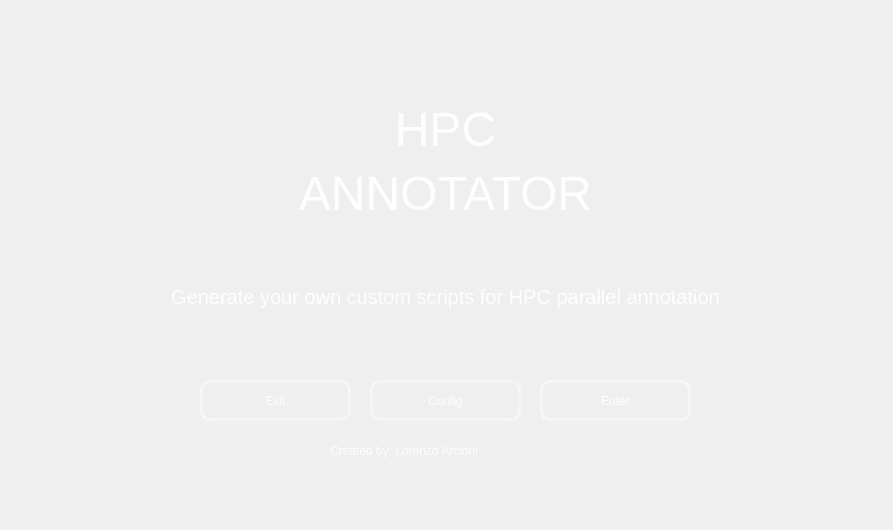
<?xml version="1.0" encoding="UTF-8"?>
<ui version="4.0">
 <class>Form</class>
 <widget class="QWidget" name="Form">
  <property name="enabled">
   <bool>true</bool>
  </property>
  <property name="geometry">
   <rect>
    <x>0</x>
    <y>0</y>
    <width>893</width>
    <height>530</height>
   </rect>
  </property>
  <property name="minimumSize">
   <size>
    <width>893</width>
    <height>530</height>
   </size>
  </property>
  <property name="maximumSize">
   <size>
    <width>893</width>
    <height>530</height>
   </size>
  </property>
  <property name="mouseTracking">
   <bool>false</bool>
  </property>
  <property name="windowTitle">
   <string notr="true"/>
  </property>
  <property name="windowOpacity">
   <double>1.000000000000000</double>
  </property>
  <property name="autoFillBackground">
   <bool>false</bool>
  </property>
  <property name="styleSheet">
   <string notr="true">QProgressBar {
     border: 2px solid white;
     border-radius: 5px;
     background: transparent;
}
QProgressBar::chunk {
    background-color: rgba(127,80,32,100);
    width: 20px;
}</string>
  </property>
  <widget class="QLabel" name="label">
   <property name="geometry">
    <rect>
     <x>0</x>
     <y>90</y>
     <width>891</width>
     <height>121</height>
    </rect>
   </property>
   <property name="layoutDirection">
    <enum>Qt::LeftToRight</enum>
   </property>
   <property name="autoFillBackground">
    <bool>false</bool>
   </property>
   <property name="styleSheet">
    <string notr="true">background: transparent;
color: #ffffff;
font: 75 40pt &quot;Georgia&quot;;
font-size: 48px; 
font-weight: 300; 
line-height: 58px;
margin: 0 0 58px;

</string>
   </property>
   <property name="text">
    <string>HPC</string>
   </property>
   <property name="textFormat">
    <enum>Qt::AutoText</enum>
   </property>
   <property name="alignment">
    <set>Qt::AlignHCenter|Qt::AlignTop</set>
   </property>
  </widget>
  <widget class="QLabel" name="label_2">
   <property name="geometry">
    <rect>
     <x>0</x>
     <y>150</y>
     <width>891</width>
     <height>141</height>
    </rect>
   </property>
   <property name="layoutDirection">
    <enum>Qt::LeftToRight</enum>
   </property>
   <property name="autoFillBackground">
    <bool>false</bool>
   </property>
   <property name="styleSheet">
    <string notr="true">background: transparent;
color: #ffffff;
font: 75 40pt &quot;Georgia&quot;;
font-size: 48px; 
font-weight: 300; 
line-height: 58px;
margin: 0 0 58px;

</string>
   </property>
   <property name="text">
    <string>ANNOTATOR</string>
   </property>
   <property name="textFormat">
    <enum>Qt::AutoText</enum>
   </property>
   <property name="alignment">
    <set>Qt::AlignBottom|Qt::AlignHCenter</set>
   </property>
  </widget>
  <widget class="QLabel" name="label_3">
   <property name="geometry">
    <rect>
     <x>-16</x>
     <y>-15</y>
     <width>911</width>
     <height>531</height>
    </rect>
   </property>
   <property name="styleSheet">
    <string notr="true">border: None;
background-color: transparent;
background-image: url(:/root/icons/bg-splash.png);</string>
   </property>
   <property name="text">
    <string/>
   </property>
  </widget>
  <widget class="QLabel" name="label_4">
   <property name="geometry">
    <rect>
     <x>330</x>
     <y>440</y>
     <width>231</width>
     <height>21</height>
    </rect>
   </property>
   <property name="styleSheet">
    <string notr="true">color: white;
font: italic 10pt &quot;Georgia&quot;;</string>
   </property>
   <property name="text">
    <string>Created by: Lorenzo Arcioni</string>
   </property>
  </widget>
  <widget class="QLabel" name="label_5">
   <property name="geometry">
    <rect>
     <x>0</x>
     <y>270</y>
     <width>891</width>
     <height>111</height>
    </rect>
   </property>
   <property name="styleSheet">
    <string notr="true">background: transparent;
color: #ffffff;
font: 75 20pt &quot;Georgia&quot;;
font-size:20px; 
font-weight: 300; 
line-height: 58px;
margin: 0 0 58px;</string>
   </property>
   <property name="text">
    <string>Generate your own custom scripts for HPC parallel annotation</string>
   </property>
   <property name="alignment">
    <set>Qt::AlignCenter</set>
   </property>
  </widget>
  <widget class="QPushButton" name="enter">
   <property name="geometry">
    <rect>
     <x>540</x>
     <y>380</y>
     <width>151</width>
     <height>41</height>
    </rect>
   </property>
   <property name="cursor">
    <cursorShape>PointingHandCursor</cursorShape>
   </property>
   <property name="styleSheet">
    <string notr="true">QPushButton{
background: transparent;
color: white;
font: 14pt &quot;Georgia&quot;;
border: 3px solid rgba(255, 255, 255, 100);
border-radius: 10px 10px;
}
QPushButton:hover
{
   background-color: rgba(0, 0, 0, 100);
   border: 3px solid rgba(255, 255, 255, 50);
}
</string>
   </property>
   <property name="text">
    <string>Enter</string>
   </property>
  </widget>
  <widget class="QPushButton" name="exit">
   <property name="geometry">
    <rect>
     <x>200</x>
     <y>380</y>
     <width>151</width>
     <height>41</height>
    </rect>
   </property>
   <property name="cursor">
    <cursorShape>PointingHandCursor</cursorShape>
   </property>
   <property name="styleSheet">
    <string notr="true">QPushButton{
background: transparent;
color: white;
font: 14pt &quot;Georgia&quot;;
border: 3px solid rgba(255, 255, 255, 100);
border-radius: 10px 10px;
}
QPushButton:hover
{
   background-color: rgba(0, 0, 0, 100);
   border: 3px solid rgba(255, 255, 255, 50);
}
</string>
   </property>
   <property name="text">
    <string>Exit</string>
   </property>
  </widget>
  <widget class="QPushButton" name="config">
   <property name="geometry">
    <rect>
     <x>370</x>
     <y>380</y>
     <width>151</width>
     <height>41</height>
    </rect>
   </property>
   <property name="cursor">
    <cursorShape>PointingHandCursor</cursorShape>
   </property>
   <property name="styleSheet">
    <string notr="true">QPushButton{
background: transparent;
color: white;
font: 14pt &quot;Georgia&quot;;
border: 3px solid rgba(255, 255, 255, 100);
border-radius: 10px 10px;
}
QPushButton:hover
{
   background-color: rgba(0, 0, 0, 100);
   border: 3px solid rgba(255, 255, 255, 50);
}
</string>
   </property>
   <property name="text">
    <string>Config</string>
   </property>
  </widget>
  <zorder>label_3</zorder>
  <zorder>label</zorder>
  <zorder>label_2</zorder>
  <zorder>label_4</zorder>
  <zorder>label_5</zorder>
  <zorder>enter</zorder>
  <zorder>exit</zorder>
  <zorder>config</zorder>
 </widget>
 <resources>
  <include location="resources.qrc"/>
 </resources>
 <connections/>
</ui>
